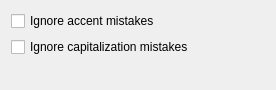
<ui version="4.0" >
 <class>WrittenPracticeOptionsWidget</class>
 <widget class="QWidget" name="WrittenPracticeOptionsWidget" >
  <property name="geometry" >
   <rect>
    <x>0</x>
    <y>0</y>
    <width>276</width>
    <height>90</height>
   </rect>
  </property>
  <layout class="QVBoxLayout" >
   <item>
    <widget class="QCheckBox" name="kcfg_IgnoreAccentMistakes" >
     <property name="text" >
      <string>Ignore accent mistakes</string>
     </property>
    </widget>
   </item>
   <item>
    <widget class="QCheckBox" name="kcfg_IgnoreCapitalizationMistakes" >
     <property name="text" >
      <string>Ignore capitalization mistakes</string>
     </property>
    </widget>
   </item>
   <item>
    <spacer>
     <property name="orientation" >
      <enum>Qt::Vertical</enum>
     </property>
     <property name="sizeHint" >
      <size>
       <width>20</width>
       <height>40</height>
      </size>
     </property>
    </spacer>
   </item>
  </layout>
 </widget>
 <resources/>
 <connections/>
</ui>
